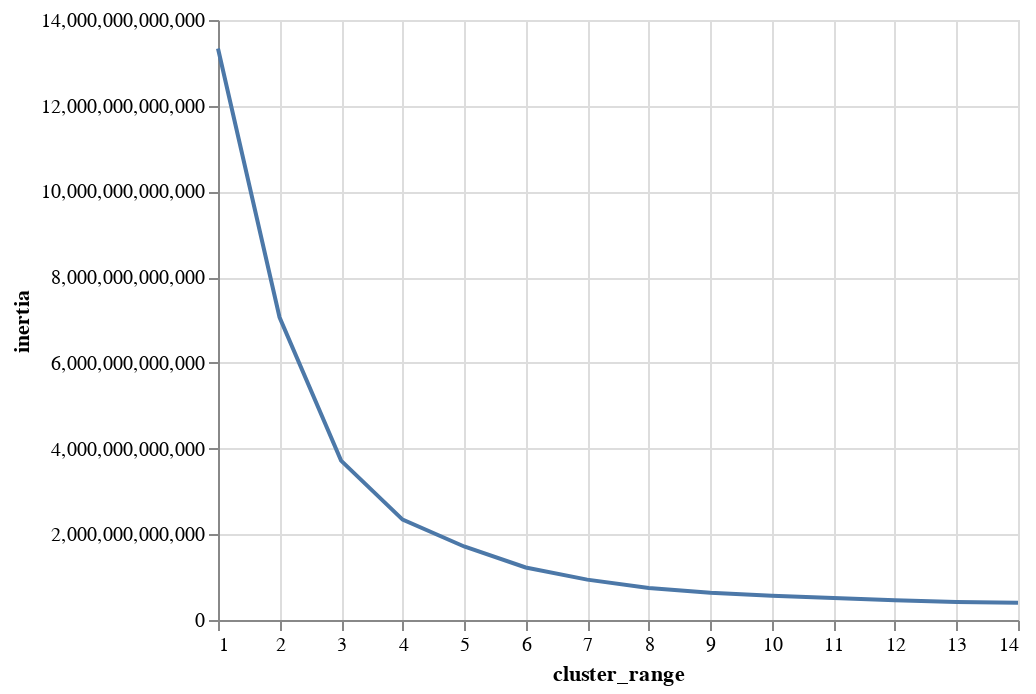

This figure's notebook cell:
### Code cell
alt.Chart(clusters).mark_line().encode(alt.X('cluster_range') , alt.Y('inertia'))

### Figure 1 — Vega-Lite specification as saved in the notebook (floating-point values rounded to 4 significant figures)
{"config": {"view": {"continuousWidth": 400, "continuousHeight": 300}}, "data": {"name": "data-5fb60ddff167267d61eeb973c709f78d"}, "mark": "line", "encoding": {"x": {"type": "quantitative", "field": "cluster_range"}, "y": {"type": "quantitative", "field": "inertia"}}, "$schema": "https://vega.github.io/schema/vega-lite/v4.8.1.json", "datasets": {"data-5fb60ddff167267d61eeb973c709f78d": [{"cluster_range": 1, "inertia": 13340000000000.0}, {"cluster_range": 2, "inertia": 7063000000000.0}, {"cluster_range": 3, "inertia": 3719000000000.0}, {"cluster_range": 4, "inertia": 2342000000000.0}, {"cluster_range": 5, "inertia": 1715000000000.0}, {"cluster_range": 6, "inertia": 1226000000000.0}, {"cluster_range": 7, "inertia": 942300000000.0}, {"cluster_range": 8, "inertia": 748800000000.0}, {"cluster_range": 9, "inertia": 634600000000.0}, {"cluster_range": 10, "inertia": 564000000000.0}, {"cluster_range": 11, "inertia": 510500000000.0}, {"cluster_range": 12, "inertia": 461600000000.0}, {"cluster_range": 13, "inertia": 418900000000.0}, {"cluster_range": 14, "inertia": 401400000000.0}]}}
